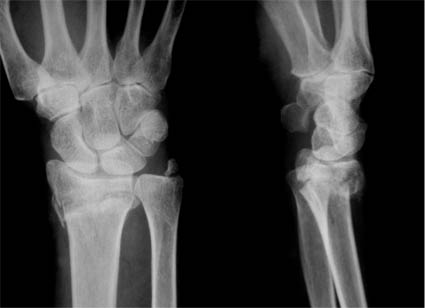
%> input picture Faculdade/PG/imagens/Fratura-de-punho-RX.jpg, 425 x 308 px
$ octave limiar.m   (GNU Octave 9; MATLAB toolbox functions it lacks are replaced by stand-ins)
%> lines starting %> are read from the running program, lines starting %| are printed output that depends on the picture; in (x1, y1, x2, y2) boxes, pixels count from 0 and x2, y2 are one past the last pixel; in counts of white or black regions, pixels touching at a corner belong together; the program's own positions count from 1
clear all
close all
clc

im=imread('Fratura-de-punho-RX.jpg');
%> im is the input picture: size 308x425 uint8; min 0, max 213, mean 59.9
[lin col]=size(im);
%> lin = 308; col = 425

new_img=zeros(lin,col);
crop_img=imcrop(im,[60 40 100 90]);
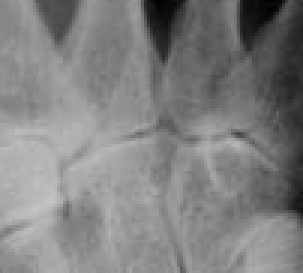
%> crop_img: size 91x101 uint8 (shown 3 times larger); min 0, max 196, mean 128.4

bw_full=im2bw(im,0.5); %limiar para a imagem full
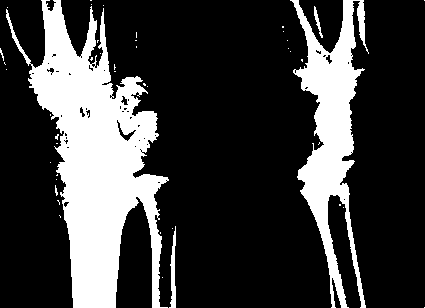
%> bw_full: size 308x425 logical; 23.9% white; 44 white regions (39 under 20 px), largest, box (x1, y1, x2, y2) and area: (6, 0, 169, 308) 21339, (290, 0, 369, 308) 9409, (169, 226, 176, 308) 307, (314, 6, 323, 38) 87, (0, 48, 4, 61) 20
bw_crop=im2bw(crop_img,0.55); %limiar somente para a imagem recortada
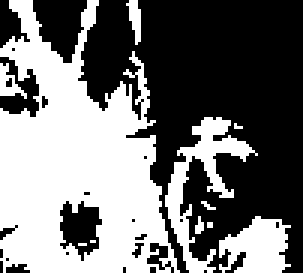
%> bw_crop: size 91x101 logical (shown 3 times larger); 45.3% white; 11 white regions (6 under 20 px), largest, box (x1, y1, x2, y2) and area: (0, 0, 60, 91) 3271, (55, 39, 86, 91) 451, (73, 72, 97, 91) 312, (0, 21, 9, 33) 49, (42, 0, 47, 15) 44

figure,
subplot(2,3,1), imshow(im), title('Imagem original');
subplot(2,3,2), imhist(im), title('Histograma da imagem original');
subplot(2,3,3), imshow(bw_full); title('Imagem original bw');
subplot(2,3,4), imshow(crop_img), title('Imagem recortada');
subplot(2,3,5), imhist(crop_img), title('Histograma da imagem recortada');
subplot(2,3,6), imshow(bw_crop); title('Imagem recortada bw')
%> after `title('Imagem recortada bw')`:
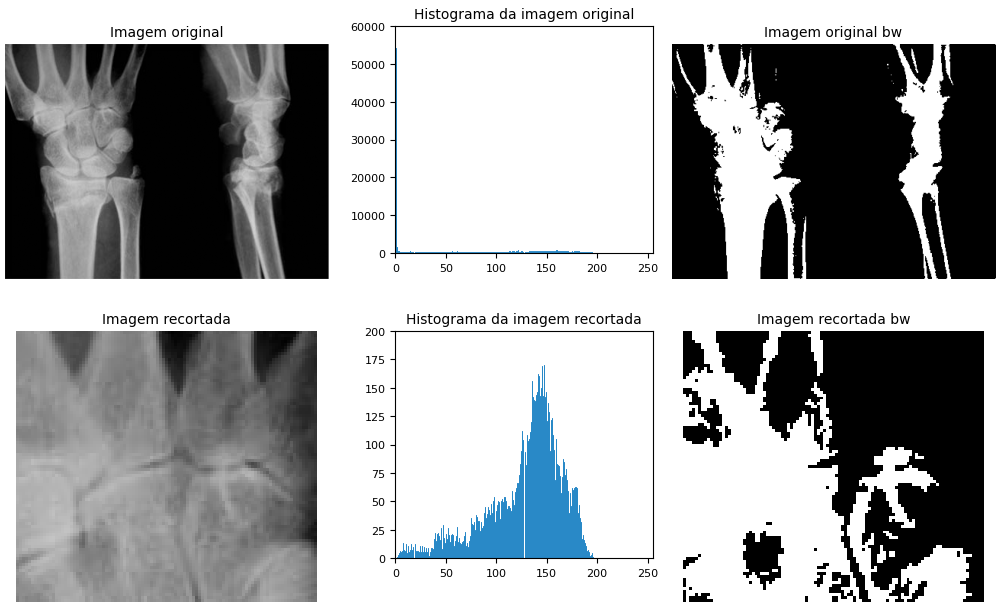
%> figure redrawn from the program's plot data, 6 panels

[lin col]=size(bw_crop);
%> lin = 91; col = 101
new_img=bw_full;
for i=1:lin
    for j=1:col
        new_img(39+i,59+j)=bw_crop(i,j);
    end
end
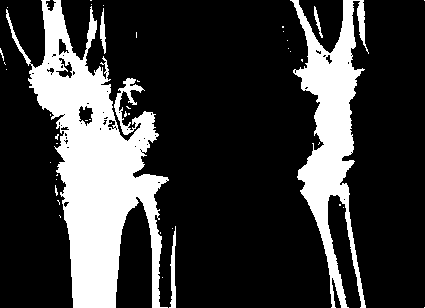
%> new_img: size 308x425 logical; 22.7% white; 42 white regions (36 under 20 px), largest, box (x1, y1, x2, y2) and area: (6, 0, 169, 308) 19598, (290, 0, 369, 308) 9409, (169, 226, 176, 308) 307, (100, 8, 106, 54) 156, (314, 6, 323, 38) 87, (0, 48, 4, 61) 20
figure, imshow(bw_full), title('Imagem original');
figure, imshow(new_img), title('Imagem recortada bw + original bw');
